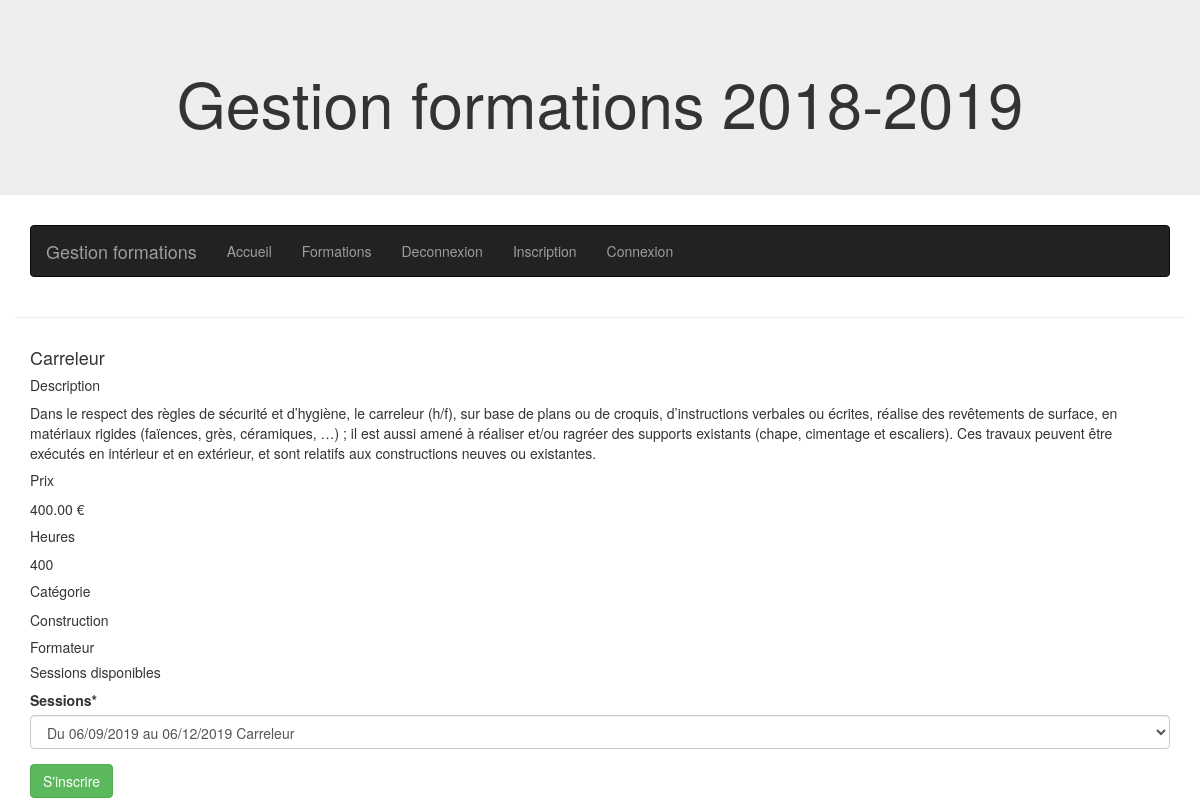
The page /training/1/ on the database its author committed.
### training/models.py (models this page shows)
class Training(models.Model):
    name=models.CharField(verbose_name='Nom de la formation', max_length=150)
    description=models.TextField(verbose_name='Description')
    price=models.DecimalField(verbose_name='Prix',max_digits=6,decimal_places=2)
    category=models.ForeignKey(Category,on_delete=models.CASCADE, verbose_name='Catégorie')
    number_hours=models.IntegerField(verbose_name='Nombre d''heures')
    class Meta:
        verbose_name='Formation'
        verbose_name_plural = 'Formations'
    def __str__(self):
        return self.name

class Category(models.Model):
    name=models.CharField(verbose_name='nom de la catégorie',max_length=150)
    class Meta:
        verbose_name='Categorie'
        verbose_name_plural = 'Categories'
    def __str__(self):
        return self.name

### training/views.py (the view)
# urls.py: path('<int:id>/',views.training_detail,name='detail_training'),
def training_detail(request,id):
    training=get_object_or_404(Training,id=id)
    if request.method=='POST':
        form_session=ChoiceSessionForm(request.POST)
        form_session.fields['sessions'].queryset = Session.objects.filter(training=id, full=False)
        if form_session.is_valid() and request.user.is_authenticated:
            session=form_session.cleaned_data['sessions']
            student=Profile.objects.get(user=request.user)
            if  not RegistrationSession.studentRegisterExist(session,student):
                registration_session=RegistrationSession.objects.create(session=session,student=student)
                price_booking=registration_session.session.training.price
                invoice=Invoice.objects.create(session=session,client=student,status=1,
                                               price=price_booking,booking=registration_session.id)
                return redirect('training:list_training')
    else:
        form_session=ChoiceSessionForm()
        form_session.fields['sessions'].queryset = Session.objects.filter(training=id, full=False)
    context={'training':training,
             'form_session':form_session,
             }
    return render(request,'training/training_detail.html',context)

### training/forms.py
class ChoiceSessionForm(forms.Form):
    sessions=forms.ModelChoiceField(queryset=Session.objects.all(),empty_label=None)

### training/models.py (called while the page is built)
    def __str__(self):
        return 'Du '+ self.date_of_begin.strftime('%d/%m/%Y') + '  au  '\
               + self.date_of_finish.strftime('%d/%m/%Y') + '  '+self.training.__str__()

### training/templates/training/training_detail.html (shortened to what this page needs)
{% extends 'base.html' %}
{% load crispy_forms_tags %}
{% block content %}
<div class="container">
    <h4>{{training.name}}</h4>
    <h5> <span>Description</span></h5>
        <p>{{training.description}}</p>
    <h5> <span>Prix</span></h5>
        <p>{{training.price}} €</p>
    <h5> <span>Heures</span></h5>
        <p>{{training.number_hours}}</p>
    <h5><span>Catégorie</span></h5>
        <p>{{training.category}}</p>
    <h5> <span>Formateur</span></h5>
    <h5> <span>Sessions disponibles</span></h5>
        <form class="choice_session" method="POST" action="">
            {{form_session|crispy}}
            <input type="submit" class="btn btn-success" value="S'inscrire">
        </form>
</div>
{% endblock content %}

### rows shown on the page
Training: name "Carreleur", description "Dans le respect des règles de sécurité et d’hygiène, le carreleur (h/f), sur base de plans ou de croquis, d’instructions verbales ou écrites, réalise des revêtements de surface, en matériaux rigides (faïences, grès, céramiques, …) ; il est aussi amené à réaliser et/ou ragréer des supports existants (chape, cimentage et escaliers). Ces travaux peuvent être exécutés en intérieur et en extérieur, et sont relatifs aux constructions neuves ou existantes.", price "400.00", number_hours "400", category "Construction"
